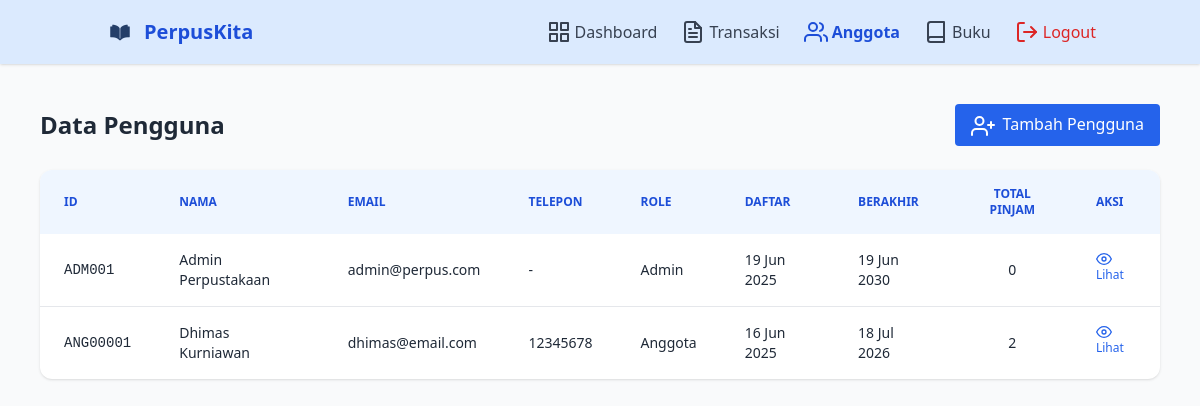
/perpuskita/anggota_admin.php (signed in), run on the app's committed database.
### tables this page shows
CREATE TABLE `pengguna` (
  `id_pengguna` varchar(10) NOT NULL,
  `nama_lengkap` varchar(100) DEFAULT NULL,
  `email` varchar(100) DEFAULT NULL,
  `password` varchar(255) DEFAULT NULL,
  `telepon` varchar(20) DEFAULT NULL,
  `alamat` text DEFAULT NULL,
  `tanggal_daftar` date DEFAULT NULL,
  `tanggal_berakhir` date DEFAULT NULL,
  `role` enum('admin','anggota') DEFAULT 'anggota'
);

### perpuskita/anggota_admin.php (the view, shortened to what this page needs)
<?php
include 'koneksi.php';
$query = "SELECT *,
  (SELECT COUNT(*) FROM transaksi WHERE transaksi.id_pengguna = pengguna.id_pengguna) AS total_pinjam
  FROM pengguna ORDER BY tanggal_daftar DESC";
$result = $conn->query($query);
?>
<!DOCTYPE html>
<html lang="id">
<head>
  <script src="https://cdn.tailwindcss.com"></script>
</head>
<body class="bg-gray-50 text-gray-800 min-h-screen">
  <header class="bg-blue-100 shadow">
    <div class="container mx-auto px-4 py-4 flex justify-between items-center">
      <div class="flex items-center gap-2">
        <img src="logo.png" alt="Logo" class="w-8 h-8">
        <span class="text-xl font-semibold text-blue-700">PerpusKita</span>
      </div>
      <nav class="flex gap-6 items-center">
        <a href="dashboard_admin.php" class="text-gray-700 hover:text-blue-700 flex items-center gap-1">
          <i data-feather="grid"></i> Dashboard
        </a>
        <a href="transaksi_admin.php" class="text-gray-700 hover:text-blue-700 flex items-center gap-1">
          <i data-feather="file-text"></i> Transaksi
        </a>
        <a href="anggota_admin.php" class="text-blue-700 font-semibold flex items-center gap-1">
          <i data-feather="users"></i> Anggota
        </a>
        <a href="buku_admin.php" class="text-gray-700 hover:text-blue-700 flex items-center gap-1">
          <i data-feather="book"></i> Buku
        </a>
        <a href="logout.php" class="flex items-center gap-1 text-red-600 hover:underline">
          <i data-feather="log-out"></i> Logout
        </a>
      </nav>
    </div>
  </header>
  <main class="max-w-6xl mx-auto mt-10 px-4">
    <div class="flex justify-between items-center mb-6">
      <h2 class="text-2xl font-bold text-gray-800">Data Pengguna</h2>
      <a href="anggota_tambah.php" class="bg-blue-600 text-white px-4 py-2 rounded hover:bg-blue-700">
        <i data-feather="user-plus" class="inline mr-2"></i>Tambah Pengguna
      </a>
    </div>
    <div class="overflow-x-auto bg-white shadow rounded-xl">
      <table class="min-w-full text-sm text-left">
        <thead class="bg-blue-50 text-blue-700 uppercase text-xs font-bold">
          <tr>
            <th class="px-6 py-4">ID</th>
            <th class="px-6 py-4">Nama</th>
            <th class="px-6 py-4">Email</th>
            <th class="px-6 py-4">Telepon</th>
            <th class="px-6 py-4">Role</th>
            <th class="px-6 py-4">Daftar</th>
            <th class="px-6 py-4">Berakhir</th>
            <th class="px-6 py-4 text-center">Total Pinjam</th>
            <th class="px-6 py-4">Aksi</th>
          </tr>
        </thead>
        <tbody class="divide-y divide-gray-200">
          <?php while ($row = $result->fetch_assoc()): ?>
            <tr class="hover:bg-gray-50">
              <td class="px-6 py-4 font-mono"><?= $row['id_pengguna'] ?></td>
              <td class="px-6 py-4"><?= htmlspecialchars($row['nama_lengkap']) ?></td>
              <td class="px-6 py-4"><?= $row['email'] ?></td>
              <td class="px-6 py-4"><?= $row['telepon'] ?></td>
              <td class="px-6 py-4"><?= ucfirst($row['role']) ?></td>
              <td class="px-6 py-4"><?= date('d M Y', strtotime($row['tanggal_daftar'])) ?></td>
              <td class="px-6 py-4"><?= date('d M Y', strtotime($row['tanggal_berakhir'])) ?></td>
              <td class="px-6 py-4 text-center"><?= $row['total_pinjam'] ?></td>
              <td class="px-6 py-4 flex gap-2 text-xs">
                <a href="anggota_detail.php?id=<?= $row['id_pengguna'] ?>" class="text-blue-600 hover:underline"><i data-feather="eye" class="inline w-4 h-4"></i> Lihat</a>
              </td>
            </tr>
          <?php endwhile; ?>
        </tbody>
      </table>
    </div>
  </main>
</body>
</html>

### data on the page
pengguna: id_pengguna "ADM001", nama_lengkap "Admin Perpustakaan", email "admin@perpus.com", telepon "-", role "Admin", tanggal_daftar "19 Jun 2025", tanggal_berakhir "19 Jun 2030", total_pinjam "0"
pengguna: id_pengguna "ANG00001", nama_lengkap "Dhimas Kurniawan", email "dhimas@email.com", telepon "12345678", role "Anggota", tanggal_daftar "16 Jun 2025", tanggal_berakhir "18 Jul 2026", total_pinjam "2"
